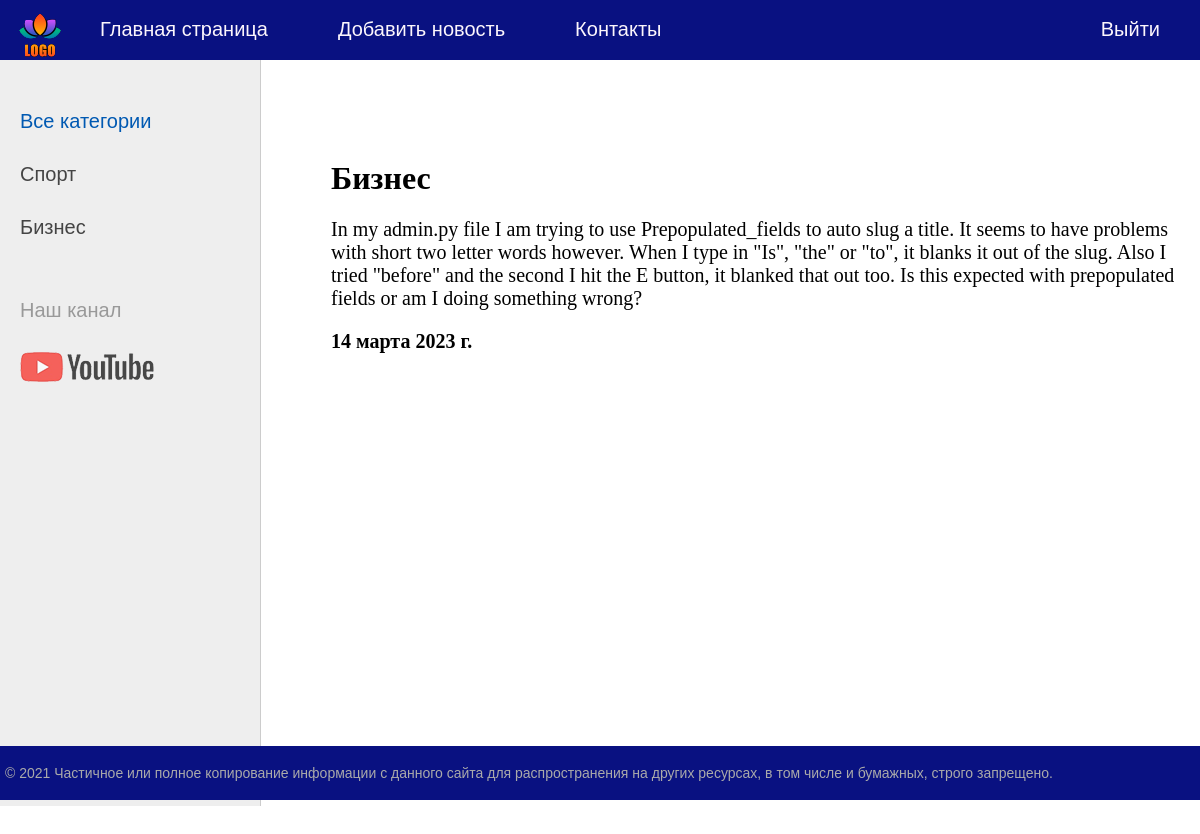
The page /news/1/ on the database its author committed.
### news/models.py (models this page shows, shortened)
class Category(models.Model):
    name = models.CharField(max_length=100, db_index=True)

class News(models.Model):
    title = models.CharField(max_length=255)
    content = models.TextField()
    picture = models.ImageField(upload_to='news_images')
    created_date = models.DateField(auto_now_add=True)
    cat = models.ForeignKey(Category, on_delete=models.PROTECT)
    class Meta:
        ordering = ['title']

### news/views.py (the view)
# urls.py: path('news/<int:news_id>/', news_detail, name='news')
def news_detail(request, news_id):
    news = get_object_or_404(News, pk=news_id) # News.objects.get(id=news_id) -> news
    cats = Category.objects.all()
    context = {
        'menu':menu,
        'title': 'Главная страница',
        'news': news,
        'cats': cats,
        'cat_selected':0
    }
    return render(request, 'news/news_detail.html', context=context)

### news/templates/news/news_detail.html
{% extends 'news/base.html' %}
{% block content %}
<h1>{{news.title}}</h1>
<p>{{news.content}}</p>
<p><b>{{news.created_date}}</b></p>
{% endblock content %}

### news/templates/news/base.html (shortened to what this page needs)
{% load static %}
<!DOCTYPE html>
<html>
<head>
	<link type="text/css" href="{% static 'news/css/styles.css' %}" rel="stylesheet" />
</head>
<body>
<table class="table-page" border=0 cellpadding="0" cellspacing="0">
<tr><td valign=top>
{% block mainmenu %}
		<div class="header">
			<ul id="mainmenu" class="mainmenu">
			<li class="logo"><a href="{% url 'home' %}"><div class="logo"></div></a></li>
{% for m in menu %}
	{% if not forloop.last %}
			<li><a href="{% url m.url_name %}">{{m.title}}</a></li>
	{% else %}
			<li class="last"><a href="{% url m.url_name %}">{{m.title}}</a></li>
	{% endif %}
{% endfor %}
			</ul>
		</div>
{% endblock mainmenu %}
<table class="table-content" border=0 cellpadding="0" cellspacing="0">
<tr>
	<td valign="top" class="left-chapters">
	<ul id="leftchapters">
	{% if cat_selected == 0 %}
		<li class="selected">Все категории</li>
	{% else %}
		<li><a href="{% url 'home' %}">Все категории</a></li>
	{% endif %}
	{% for i in cats %}
	{% if i.pk == cat_selected %}
		<li class="selected">{{i.name}}</li>
	{% else %}
	<li><a href="{{ i.get_absolute_url }}">{{i.name}}</a></li>
	{% endif %}
	{% endfor %}
			<li class="share">
		<p>Наш канал</p>
		<a class="share-yt" href="https://www.youtube.com/" target="_blank" rel="nofollow"></a>
		</li>
	</ul>
</td>
<td valign="top" class="content">
	<div class="content-text">
{% block content %}
{% endblock %}
	</div>
</td></tr></table>
</td></tr>
<tr><td valign=top>
	<div id="footer">
		<p>&copy; 2021 Частичное или полное копирование информации с данного сайта для распространения на других ресурсах, в том числе и бумажных, строго запрещено.</p>
	</div>
</td></tr></table>
</body>
</html>

### news/static/news/css/styles.css (style rules this page uses)
html, body { font-family: 'Arial'; margin: 0; padding: 0; height: 100%; width: 100%; color: #444; }
a { color: #0059b2; text-decoration: none; }
.table-page { width: 100%; height: 100%; vertical-align: top; }
.table-page tr { height: 100%; }
.header { background: #091181; height: 60px; }
.logo { background: url('../images/logo.png') no-repeat 10px 5px; width: 70px; height: 60px; }
ul.mainmenu { list-style: none; margin: 0; padding: 0; height: 60px; color: #151daa; font-size: 20px; overflow: hidden; }
ul.mainmenu li { float: left; margin: 18px 40px 0 30px; }
ul.mainmenu li.logo { margin: 0; }
ul.mainmenu li.last { float: right; }
ul.mainmenu li a { color: #fcf6fc; text-decoration: none; }
.table-content { width: 100%; min-height: 100%; height: 100%; }
.left-chapters { margin: 0; background: #eee; border-right: 1px solid #ccc; min-height: 100%; }
.left-chapters ul { width: 230px; min-height: 100%; margin: 0; padding: 20px 10px 10px 20px; list-style: none; font-size: 20px; }
.left-chapters ul li { margin: 30px 0 0 0; color: #999; }
.left-chapters ul li.selected { color: #0059b2; }
.left-chapters ul li a { color: #444; text-decoration: none; }
.left-chapters ul li.share { margin: 60px 0 0 0; }
.left-chapters ul li.share p { margin: 30px 0 30px 0; }
.left-chapters ul li.share a { display: inline-block; width: 40px; height: 40px; margin: 0 20px 0 0; }
.left-chapters ul li.share a.share-yt { width: 100%; height: 30px; background: url('../images/share_yt.png') no-repeat 0 0 }
.content { padding: 40px 20px 20px 40px; width: 100%; box-sizing: border-box; }
.content-text { margin: 60px 0 0 30px; color: #000; font-size: 20px; font-family: Yandex Sans Display Light; }
.content-text h1 { font-size: 32px; }
#footer { box-sizing: border-box; background: #091181; padding: 5px; color: #aaa; font-size: 14px; font-family: Verdana, Geneva, Arial, Helvetica; text-align: left; overflow: hidden; }

### rows shown on the page
Category: name "Спорт"
Category: name "Бизнес"
News: title "Бизнес", content "In my admin.py file I am trying to use Prepopulated_fields to auto slug a title. It seems to have problems with short two letter words however. When I type in \"Is\", \"the\" or \"to\", it blanks it out of the slug. Also I tried \"before\" and the second I hit the E button, it blanked that out too. Is this expected with prepopulated fields or am I doing something wrong?", created_date "14 марта 2023 г."

### other values the page prints
{{ m.title }} "Главная страница" "Добавить новость" "Контакты"
{{ m.title }} "Выйти"
